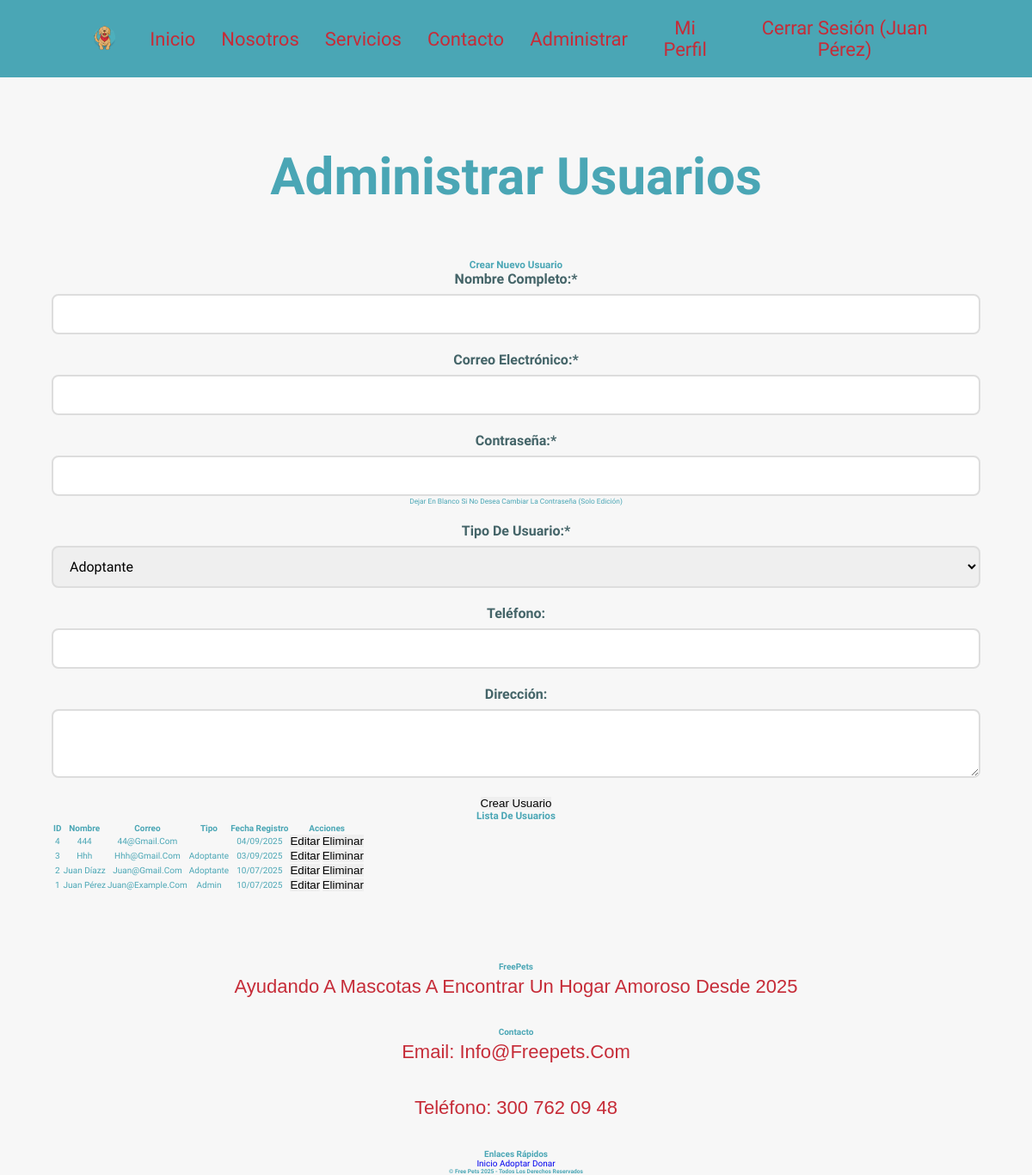
/admin_usuarios.php (signed in), run on an earlier commit of the app's database.
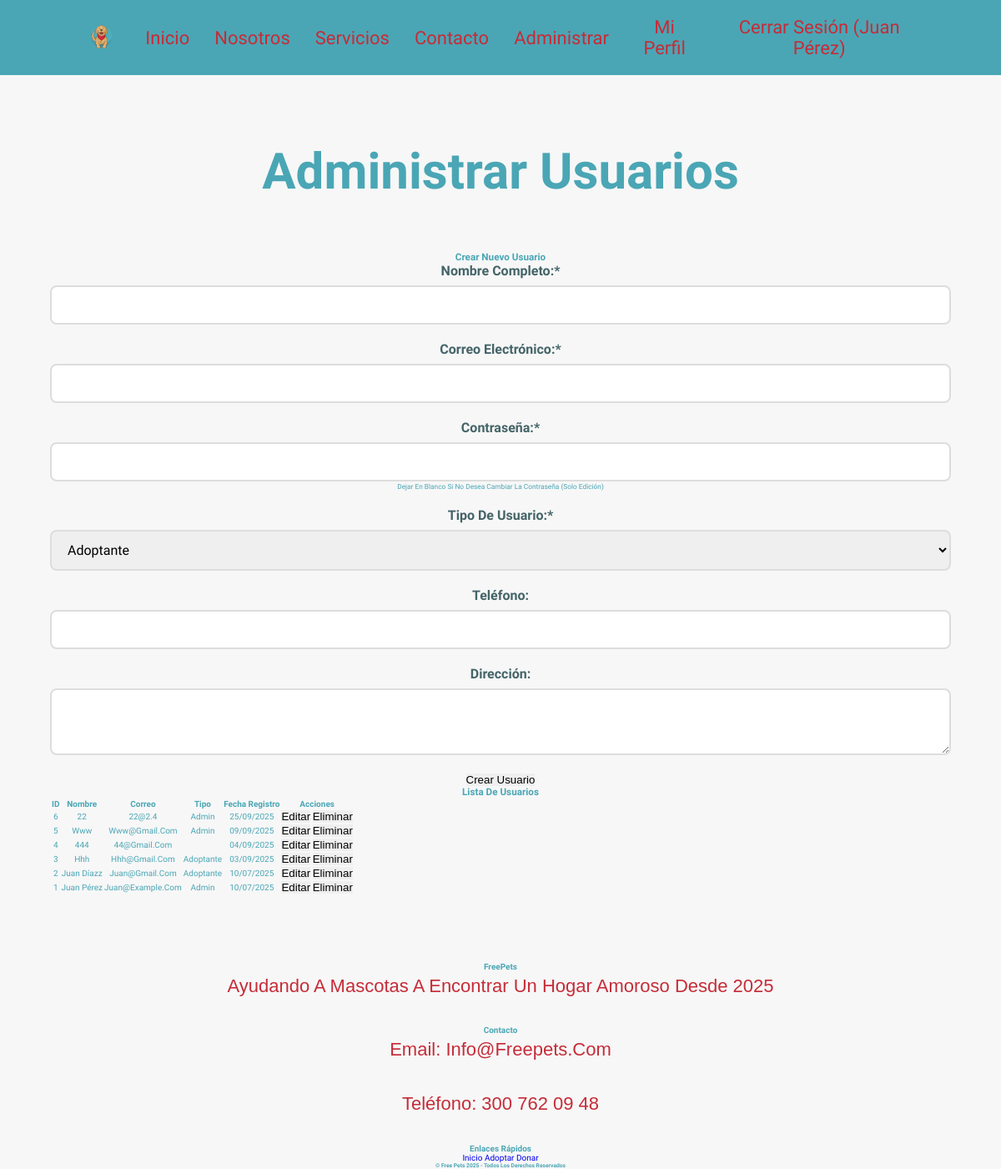
And on a later commit of the database.
### tables this page shows
CREATE TABLE `usuarios` (
  `id_usuario` int(11) NOT NULL,
  `nombre` varchar(100) NOT NULL,
  `correo` varchar(100) NOT NULL,
  `contraseña` varchar(255) NOT NULL,
  `tipo_usuario` enum('adoptante','admin') DEFAULT 'adoptante',
  `fecha_registro` timestamp NOT NULL DEFAULT current_timestamp(),
  `telefono` varchar(20) DEFAULT NULL,
  `direccion` text DEFAULT NULL
);

### admin_usuarios.php (the view, shortened to what this page needs)
<?php
include 'conexion.php';
$sql_usuarios = "SELECT * FROM usuarios ORDER BY fecha_registro DESC";
$resultado_usuarios = $conn->query($sql_usuarios);
$usuarios = [];
if ($resultado_usuarios->num_rows > 0) {
    while($fila = $resultado_usuarios->fetch_assoc()) {
        $usuarios[] = $fila;
    }
}
include 'includes/header.php';
?>
<section class="content admin-usuarios">
    <h2 class="title">Administrar Usuarios</h2>
    <div class="admin-form">
        <h3 id="form-titulo">Crear Nuevo Usuario</h3>
        <form method="POST" action="" id="usuario-form">
            <div class="form-row">
                <div class="form-group">
                    <label for="nombre">Nombre completo:*</label>
                    <input type="text" id="nombre" name="nombre" required>
                </div>
                <div class="form-group">
                    <label for="correo">Correo electrónico:*</label>
                    <input type="email" id="correo" name="correo" required>
                </div>
            </div>
            <div class="form-row">
                <div class="form-group">
                    <label for="password" id="label-password">Contraseña:*</label>
                    <input type="password" id="password" name="password" required>
                    <small id="password-help">Dejar en blanco si no desea cambiar la contraseña (solo edición)</small>
                </div>
                <div class="form-group">
                    <label for="tipo_usuario">Tipo de usuario:*</label>
                    <select id="tipo_usuario" name="tipo_usuario" required>
                        <option value="adoptante">Adoptante</option>
                    </select>
                </div>
            </div>
            <div class="form-row">
                <div class="form-group">
                    <label for="telefono">Teléfono:</label>
                    <input type="tel" id="telefono" name="telefono">
                </div>
                <div class="form-group">
                    <label for="direccion">Dirección:</label>
                    <textarea id="direccion" name="direccion" rows="2"></textarea>
                </div>
            </div>
            <div class="form-actions">
                <button type="submit" name="crear_usuario" id="btn-submit">Crear Usuario</button>
            </div>
        </form>
    </div>
    <div class="admin-list">
        <h3>Lista de Usuarios</h3>
        <?php if (count($usuarios) > 0): ?>
            <div class="table-responsive">
                <table class="users-table">
                    <thead>
                        <tr>
                            <th>ID</th>
                            <th>Nombre</th>
                            <th>Correo</th>
                            <th>Tipo</th>
                            <th>Fecha Registro</th>
                            <th>Acciones</th>
                        </tr>
                    </thead>
                    <tbody>
                        <?php foreach ($usuarios as $usuario): ?>
                            <tr>
                                <td><?php echo $usuario['id_usuario']; ?></td>
                                <td><?php echo htmlspecialchars($usuario['nombre']); ?></td>
                                <td><?php echo htmlspecialchars($usuario['correo']); ?></td>
                                <td><?php echo htmlspecialchars($usuario['tipo_usuario']); ?></td>
                                <td><?php echo date('d/m/Y', strtotime($usuario['fecha_registro'])); ?></td>
                                <td>
                                    <button class="btn-edit" onclick="editarUsuario(<?php echo $usuario['id_usuario']; ?>)">Editar</button>
                                    <form method="POST" action="" style="display: inline;">
                                        <button type="submit" name="eliminar_usuario" class="btn-delete"
                                                onclick="return confirm('¿Está seguro de que desea eliminar este usuario?')">Eliminar</button>
                                    </form>
                                </td>
                            </tr>
                        <?php endforeach; ?>
                    </tbody>
                </table>
            </div>
        <?php else: ?>
            <p>No hay usuarios registrados.</p>
        <?php endif; ?>
    </div>
</section>
<?php
include 'includes/footer.php';
?>

What changed in the data, as far as the page shows it:
added usuarios: id_usuario "6", nombre "22", correo "22@2.4", tipo_usuario "Admin", fecha_registro "25/09/2025"
added usuarios: id_usuario "5", nombre "Www", correo "Www@gmail.com", tipo_usuario "Admin", fecha_registro "09/09/2025"
